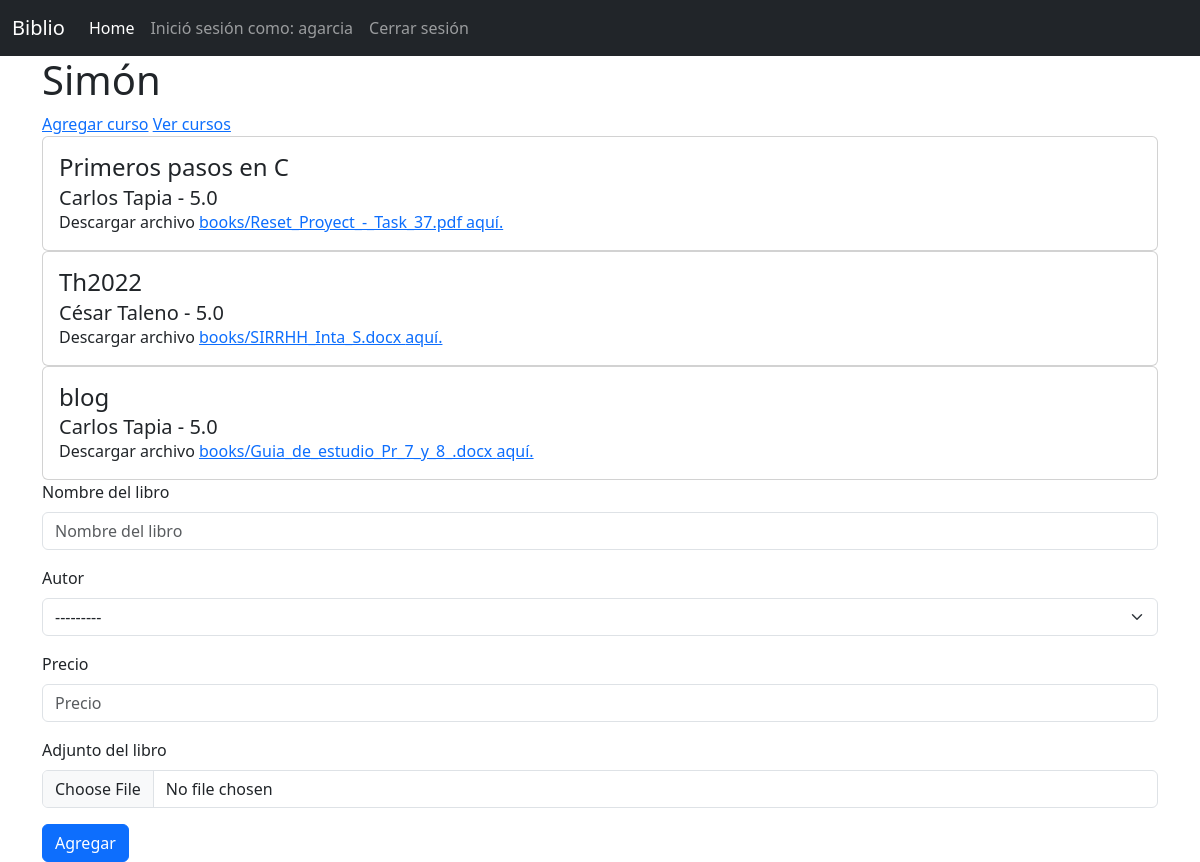
The page / (signed in) on the database its author committed.
### users/models.py (models this page shows)
class User(AbstractUser):
    phone = models.CharField(max_length=12, verbose_name="Número de teléfono")

### books/models.py (models this page shows, shortened)
class Book(models.Model):
    name = models.CharField(verbose_name="Nombre del libro", max_length=50)
    author = models.ForeignKey(Author, related_name="books",verbose_name="Autor", on_delete=models.CASCADE)
    price = models.FloatField(verbose_name="Precio")
    preview = models.FileField(upload_to="books/", verbose_name="Adjunto del libro")

class Author(models.Model):
    first_name = models.CharField(verbose_name="Nombres", max_length=50)
    last_name = models.CharField(verbose_name="Apellidos", max_length=50)
    def __str__(self):
        return self.first_name + " " + self.last_name

### books/views.py (the view, shortened to what this page needs)
# urls.py: path('', index),
def index(request):
    formulario = BookForm()
    if request.method =="GET":
        print("GET method")
    context = {
        "formulario": formulario,
        "books": Book.objects.all() # select * from book
    }
    return render(request, 'books/index.html', context)

### books/forms.py
class BookForm(ModelForm):
    class Meta:
        model = Book
        fields = "__all__"

### books/templates/books/index.html (shortened to what this page needs)
{% extends 'base.html' %}
{% load bootstrap5 %}
{% block main %}
<h1>Simón</h1>
<a href="{% url "readers:new" %}">Agregar curso</a>
<a href="{% url "readers:list" %}">Ver cursos</a>
{% for book in books %}
<div class="card">
  <div class="card-body">
    <h4 class="card-title">
      {{book.name}}
    </h4>
    <h5 class="card-subtitle">
      {{book.author}} - {{book.price}}
    </h5>
    <p class="card-text">
      Descargar archivo <a href="/media/{{book.preview}}">{{book.preview}} aquí.</a>
    </p>
  </div>
</div>
{% endfor %}
<form method="post" enctype="multipart/form-data">
  {% bootstrap_form formulario %}
  <input type="submit" value="Agregar" class="btn btn-primary">
</form>
{% endblock %}

### templates/base.html (shortened to what this page needs)
{% load bootstrap5 %}
<!DOCTYPE html>
<html lang="es" dir="ltr">
  <head>
    {% bootstrap_css %}
  </head>
  <body>
    <nav class="navbar navbar-expand-lg navbar-dark bg-dark">
    <div class="container-fluid">
      <a class="navbar-brand" href="#">Biblio</a>
      <div class="collapse navbar-collapse" id="navbarNav">
        <ul class="navbar-nav">
          <li class="nav-item">
            <a class="nav-link active" aria-current="page" href="/">Home</a>
          </li>
          {% if user.is_authenticated %}
          <li class="nav-item">
            <a class="nav-link" href="#"> Inició sesión como: {{ user.username }} </a>
          </li>
          <li class="nav-item">
            <a class="nav-link" href="{% url 'logout' %}"> Cerrar sesión </a>
          </li>
          {% endif %}
        </ul>
      </div>
    </div>
  </nav>
    <div class="container">
    {% block main %}
    {% endblock %}
    </div>
  </body>
</html>

### rows shown on the page
User: username "agarcia"
Book: name "Primeros pasos en C", author "Carlos Tapia", price "5.0", preview "books/Reset_Proyect_-_Task_37.pdf"
Book: name "Th2022", author "César Taleno", price "5.0", preview "books/SIRRHH_Inta_S.docx"
Book: name "blog", author "Carlos Tapia", price "5.0", preview "books/Guia_de_estudio_Pr_7_y_8_.docx"
